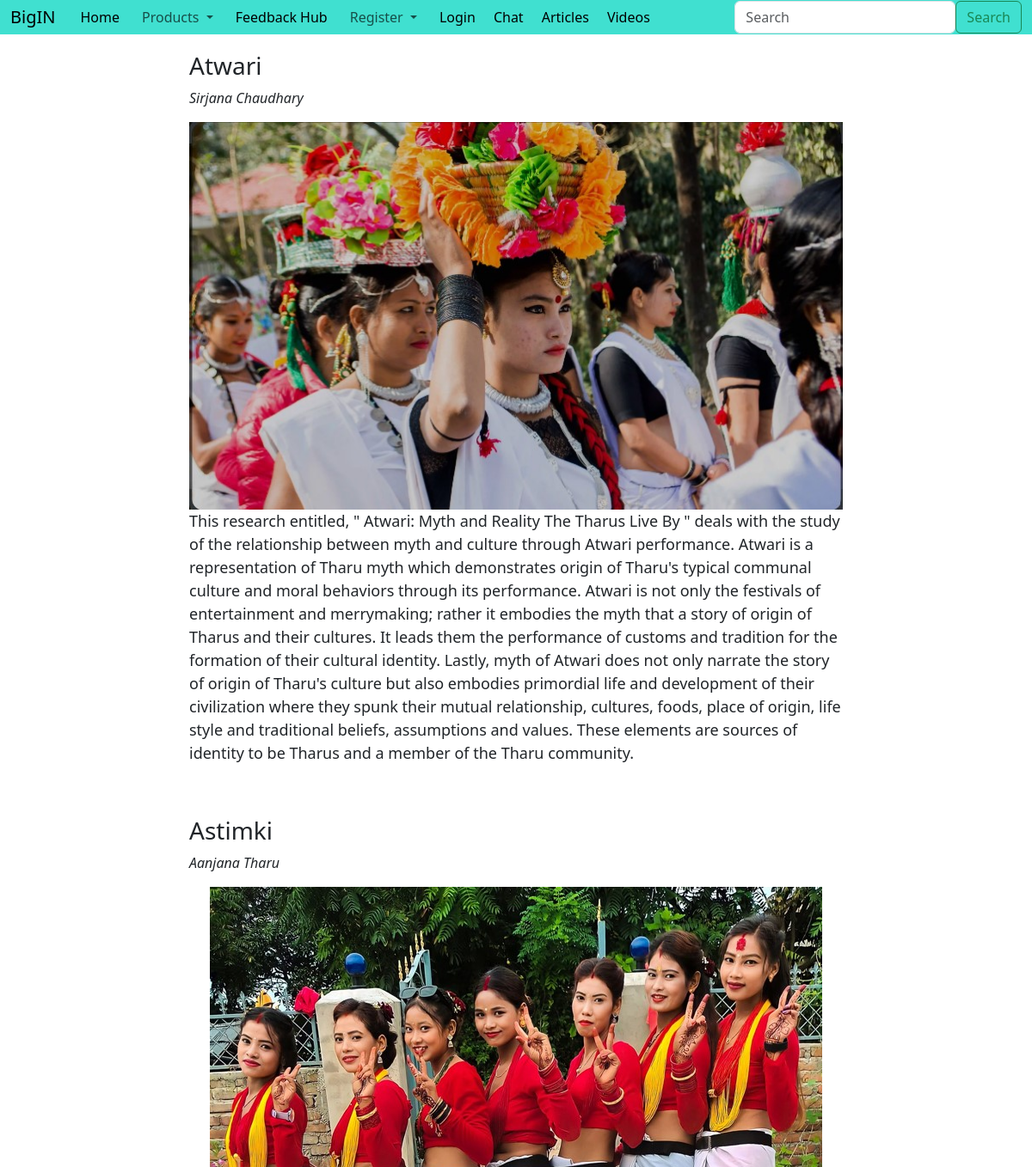
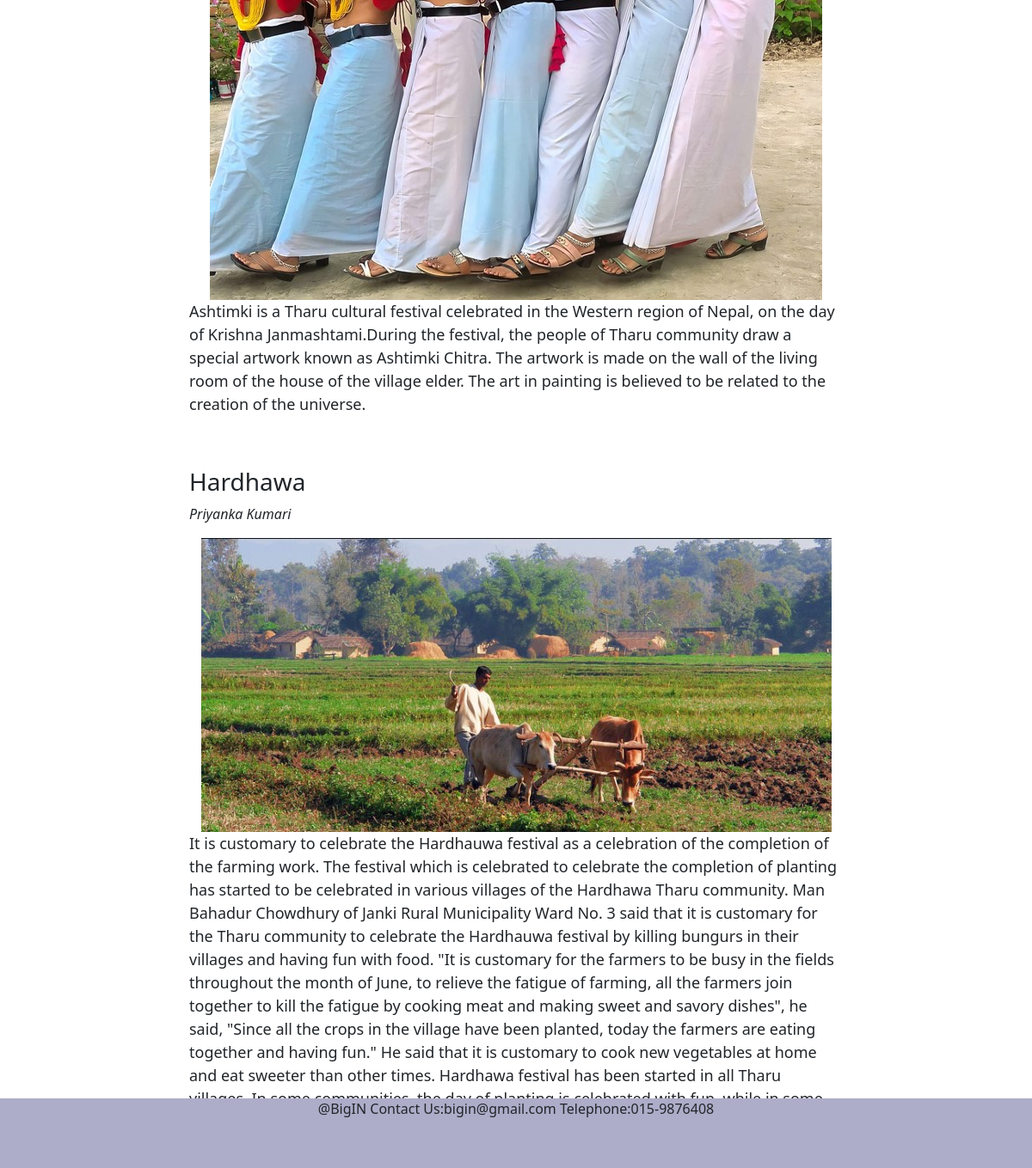
The page /articles on the database its author committed (2 pictures, top to bottom).
### Big_inApp/models.py (models this page shows, shortened)
class Article(models.Model):
    title = models.CharField(max_length=200)
    author = models.CharField(max_length=100)
    cover_img = models.ImageField(upload_to='article_covers/')
    content = models.TextField()
    created_at = models.DateTimeField(auto_now_add=True)
    updated_at = models.DateTimeField(auto_now=True)

### Big_inApp/views.py (the view)
# urls.py: path('articles', articles, name='articles'),
def articles(request):
    article_list = Article.objects.all()
    return render(request, 'articles.html', context={"article_list": article_list})

### Big_inApp/context_processors.py (called while the page is built)
def categories(request):
    categories = ProductCategory.objects.all()
    return {'categories': categories}

### templates/articles.html (shortened to what this page needs)
{% extends 'base.html' %}
{% block body %}
    {% if article_list.count < 1 %}
    <h1 style="text-align: center; font-size: 50px; color: Red;">There is not any Article
    {% else %}
    {% for article in article_list %}
    <article>
    <h1>{{ article.title }}</h1>
    <p class="author">{{ article.author }}</p>
    <img src="{{ article.cover_img.url }}" alt="Article Image">
    <p class="article-text">
        {{ article.content }}
    </article>
    {% endfor %}
    {% endif %}
{%endblock body%}

### templates/base.html (shortened to what this page needs)
<!doctype html>
<html lang="en">
  <head>
    <link href="https://cdn.jsdelivr.net/npm/bootstrap@5.3.0/dist/css/bootstrap.min.css" rel="stylesheet">
  </head>
  <body>
    <nav class="navbar navbar-expand-lg bg-body-tertiarydark">
      <div class="container-fluid">
        <a class="navbar-brand" href="{% url 'home_page' %}">BigIN</a>
        <div class="collapse navbar-collapse" id="navbarSupportedContent">
          <ul class="navbar-nav me-auto mb-2 mb-lg-0">
            <li class="nav-item">
              <a class="nav-link active" aria-current="page" href="{% url 'home_page' %}">Home</a>
            </li>
            <li class="nav-item dropdown">
            <a class="nav-link dropdown-toggle" href="#" role="button" data-bs-toggle="dropdown" aria-expanded="false">
                Products
            </a>
            </li>
            <li class="nav-item">
              <a class="nav-link active" aria-current="page" href="{% url 'feedback_hub' %}">Feedback Hub</a>
            </li>
          {% if not user.is_authenticated %}
            <li class="nav-item dropdown">
              <a class="nav-link dropdown-toggle" href="#" role="button" data-bs-toggle="dropdown" aria-expanded="false">
                Register
              </a>
              <li class="nav-item">
                <a class="nav-link active" aria-current="page" href="{% url 'login' %}">Login</a>
              </li>
          {% endif %}
              </li>
                <a class="nav-link active" aria-current="page" href="{% url 'chat' %}">Chat</a>
              <li class="nav-item">
                <a class="nav-link active" aria-current="page" href="{% url 'articles' %}">Articles</a>
              </li>
                <a class="nav-link active" aria-current="page" href="{% url 'videos' %}">Videos</a>
          </ul>
          <form class="d-flex" role="search" method="GET" action="{% url 'search_view' %}">
            <input class="form-control" type="search" name="search_query" placeholder="Search" aria-label="Search"  id = "query">
            <button class="btn btn-outline-success" type="submit">Search</button>
          </form>
        </div>
      </div>
    </nav>
   {% block body%}{%endblock body%}
    <div class="footer-design  fixed-bottom">
    <footer>
      <p class="center-text">@BigIN    Contact Us:bigin@gmail.com Telephone:015-9876408 </p>
    </footer>
  </div>
</body>
</html>

### templates/base.html (style rules this page uses)
body { font-family: Arial, sans-serif; background-color:teal; }
nav { background-color:#40E0D0 ; height: 40px; width: 0 px; }
nav ul { list-style: none; margin: 0; padding: 0; }
nav ul li { display: inline-block; inline-height:30px; margin: 0 5px; }
nav ul li a { color:white; font-size: 15px; display: block; padding: 3px; text-decoration: none; border radius: 0px; }

### templates/articles.html (style rules this page uses)
h1 { font-size: 28px; }
.author { font-style: italic; }
article { max-width: 800px; margin: 0 auto; padding: 20px; }
img { max-width: 100%; height: auto; display: block; margin: 0 auto; }
.article-text { font-size: 18px; line-height: 1.5; margin-bottom: 20px; }

### rows shown on the page
Article: title "Atwari", author "Sirjana Chaudhary", cover_img (picture), content "This research entitled, \" Atwari: Myth and Reality The Tharus Live By \" deals with the study of the relationship between myth and culture through Atwari performance. Atwari is a representation of Tharu myth which demonstrates origin of Tharu's typical communal culture and moral behaviors through its performance. Atwari is not only the festivals of entertainment and merrymaking; rather it embodies the myth that a story of origin of Tharus and their cultures. It leads them the performance of customs and tradition for the formation of their cultural identity. Lastly, myth of Atwari does not only narrate the story of origin of Tharu's culture but also embodies primordial life and development of…"
Article: title "Astimki", author "Aanjana Tharu", cover_img (picture), content "Ashtimki is a Tharu cultural festival celebrated in the Western region of Nepal, on the day of Krishna Janmashtami.During the festival, the people of Tharu community draw a special artwork known as Ashtimki Chitra. The artwork is made on the wall of the living room of the house of the village elder. The art in painting is believed to be related to the creation of the universe."
Article: title "Hardhawa", author "Priyanka Kumari", cover_img (picture), content "It is customary to celebrate the Hardhauwa festival as a celebration of the completion of the farming work. The festival which is celebrated to celebrate the completion of planting has started to be celebrated in various villages of the Hardhawa Tharu community. Man Bahadur Chowdhury of Janki Rural Municipality Ward No. 3 said that it is customary for the Tharu community to celebrate the Hardhauwa festival by killing bungurs in their villages and having fun with food. \"It is customary for the farmers to be busy in the fields throughout the month of June, to relieve the fatigue of farming, all the farmers join together to kill the fatigue by cooking meat and making sweet and savory dishes\",…"
